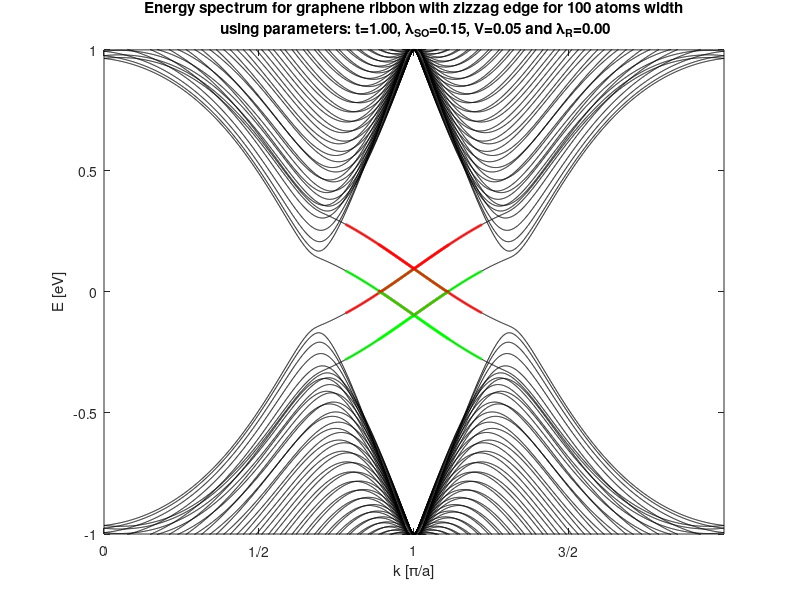

Recreate this plot in MATLAB.
clear all
clc

%initializing parameters & Bravais vectors
a1 = 0.5*[-sqrt(3),3];
a2 = 0.5*[sqrt(3),3];
a = norm(a1)/sqrt(3); %hexagon cell side
%%
%Generating Hamiltonian
d1 = a*[0,1]; %up
d2 = a*[sqrt(3)/2,1/2]; %right-down
d3 = a*[-sqrt(3)/2,1/2]; %left-down
d4 = a*[-1,0]; %left
        sig_x = [0 1;1 0];
        sig_y = [0 -i;i 0];
        sig_z = [1 0;0 -1];
        I = [1 0;0 1];

%Generating Hamiltonian
        %Parameters:
            t = 1;
            LSO = 0.15;
            V = 0.05;
            LR = 0.0;
N = 100; %number of atoms in unit cell
a = a*sqrt(3); %now its unit cell width
figure('Renderer', 'painters', 'Position', [300 100 1000 800]);

grid = 1000;
K = 0:pi/grid/a:2*pi/a;
E = zeros(length(K),2*N);
cl = grid - 220;
cr = grid + 220;
crr = grid - 114;
cll = grid + 114;
for g = 1:length(K)
        k = K(g);
        u = exp(i*k*a); %u is phase going right
            H_NN = zeros(2*N,2*N);
            H_NNN = zeros(2*N,2*N);
            H_V = zeros(2*N,2*N);
            H_R = zeros(2*N,2*N);

            if(mod(N,4) == 0)
                H_NN(2*N-2,2*N) = t*(1+u); %spin up
                H_NN(2*N-3,2*N-1) = t*(1+u); %spin down
            else
                H_NN(2*N-2,2*N) = t*(1+conj(u)); %spin up
                H_NN(2*N-3,2*N-1) = t*(1+conj(u)); %spin down
            end
            H_NNN(2*N-3,2*N-3) = -2*LSO*sin(k*a); %spin down
            H_NNN(2*N-2,2*N-2) = 2*LSO*sin(k*a); %spin up
            H_NNN(2*N-1,2*N-1) = 2*LSO*sin(k*a); %spin down
            H_NNN(2*N,2*N) = -2*LSO*sin(k*a); %spin up

            H_V(2*N-1,2*N-1) = -V; %because width is always even
            H_V(2*N,2*N) = -V;
            H_R(2*N-2,2*N-1) = i*LR*(d3(2)-i*d3(1)) + i*LR*(d2(2)-i*d2(1)); %spin up->down
            H_R(2*N-3,2*N) = i*LR*(d3(2)+i*d3(1)) + i*LR*(d2(2)+i*d2(1)); %spin down->up

  ID = 1; %iterator over sites  
  for ii=1:2:2*N-2
        %Next Nearest Neighbours-----------------
          H_V(ii,ii) = -(-1)^ID*V; 
          H_V(ii+1,ii+1) = -(-1)^ID*V;
        %----------------------------------------
        if(ii<=2*N-5)   
          %Nearest Neighbours & Rashba & Next Nearest Neughbour------------ 
            if(mod(ID,4)==1)
                H_NN(ii,ii+2) = t*(1+conj(u)); %spin down
                H_NN(ii+1,ii+3) = t*(1+conj(u)); %spin up
                H_R(ii,ii+3) = i*LR*( (d2(2)+i*d2(1) + (d3(2)+i*d3(1))*conj(u))); %spin down->up
                H_R(ii+1,ii+2) = i*LR*( (d2(2)-i*d2(1) + (d3(2)-i*d3(1))*conj(u))); %spin up->down

                H_NNN(ii,ii) = -2*LSO*sin(k*a); %spin down
                H_NNN(ii+1,ii+1) = 2*LSO*sin(k*a); %spin up
                H_NNN(ii,ii+4) = i*LSO; %spin down
                H_NNN(ii+1,ii+5) = -i*LSO; %spin up
            end
            if(mod(ID,4)==2)
                H_NN(ii,ii+2) = t; %spin down
                H_NN(ii+1,ii+3) = t; %spin up
                H_R(ii,ii+3) = -i*LR*(d1(2)+i*d1(1)); %spin down->up
                H_R(ii+1,ii+2) = -i*LR*(d1(2)-i*d1(1)); %spin up->down

                H_NNN(ii,ii) = 2*LSO*sin(k*a); %spin down
                H_NNN(ii+1,ii+1) = -2*LSO*sin(k*a); %spin up
                H_NNN(ii,ii+4) = i*LSO; %spin down
                H_NNN(ii+1,ii+5) = -i*LSO; %spin up
            end
            if(mod(ID,4)==3)
                H_NN(ii,ii+2) = t*(1+u); %spin down
                H_NN(ii+1,ii+3) = t*(1+u); %spin up
                H_R(ii,ii+3) = i*LR*( (d2(2)+i*d2(1) + (d3(2)+i*d3(1))*u)); %spin down->up
                H_R(ii+1,ii+2) = i*LR*( (d2(2)-i*d2(1) + (d3(2)-i*d3(1))*u)); %spin up->down

                H_NNN(ii,ii) = -2*LSO*sin(k*a); %spin down
                H_NNN(ii+1,ii+1) = 2*LSO*sin(k*a); %spin up
                H_NNN(ii,ii+4) = -i*LSO; %spin down
                H_NNN(ii+1,ii+5) = i*LSO; %spin up

            end
            if(mod(ID,4)==0)
                H_NN(ii,ii+2) = t; %spin down
                H_NN(ii+1,ii+3) = t; %spin up
                H_R(ii,ii+3) = -i*LR*(d1(2)+i*d1(1)); %spin down->up
                H_R(ii+1,ii+2) = -i*LR*(d1(2)-i*d1(1)); %spin up->down

                H_NNN(ii,ii) = 2*LSO*sin(k*a); %spin down
                H_NNN(ii+1,ii+1) = -2*LSO*sin(k*a); %spin up
                H_NNN(ii,ii+4) = -i*LSO; %spin down
                H_NNN(ii+1,ii+5) = i*LSO; %spin up
            end
      %----------------------------------------------------------------
    end
    ID = ID+1;
  end  
    H = H_NN + H_V + H_NNN + H_R;
    H = H + H';
    E(g,:) = eig(H);
end
    %%
    %Plotting energy
    for ii=1:2*N
        if(ii==N-1)
            plot(K,E(:,ii),'k-');
            plot(K(cl:cr),E(cl:cr,ii),'g-','Linewidth',2);
            plot(K(crr:cll),E(crr:cll,ii),'g-','Linewidth',2);
        elseif(ii==N)
            plot(K,E(:,ii),'k-');
            plot(K(cl:cr),E(cl:cr,ii),'r-','Linewidth',2);%
            plot(K(crr:cll),E(crr:cll,ii),'g-','Linewidth',2);
        elseif(ii==N+1)
            plot(K,E(:,ii),'k-');
            plot(K(cl:cr),E(cl:cr,ii),'g-','Linewidth',2);%
            plot(K(crr:cll),E(crr:cll,ii),'r-','Linewidth',2);
        elseif(ii==N+2)
            plot(K,E(:,ii),'k-');
            plot(K(cl:cr),E(cl:cr,ii),'r-','Linewidth',2);
            plot(K(crr:cll),E(crr:cll,ii),'r-','Linewidth',2);
        else
            plot(K,E(:,ii),'k-');
        end
%         if(ii==N-1)
%             plot(K,E(:,ii),'k-');
%             plot(K(cl:cr),E(cl:cr,ii),'g-','Linewidth',2);
%         elseif(ii==N)
%             plot(K,E(:,ii),'k-');
%             plot(K(cl:cr),E(cl:cr,ii),'g-','Linewidth',2);
%         elseif(ii==N+1)
%             plot(K,E(:,ii),'k-');
%             plot(K(cl:cr),E(cl:cr,ii),'r-','Linewidth',2);
%         elseif(ii==N+2)
%             plot(K,E(:,ii),'k-');
%             plot(K(cl:cr),E(cl:cr,ii),'r-','Linewidth',2);
%         else
%             plot(K,E(:,ii),'k-');
%         end
        %plot(K,E(:,ii),'k-');
        hold on
    end
    drawnow
    %title(sprintf('Energy spectrum for graphene ribbon with zizzag edge for %0.0f atoms width\n using parameters: t=%0.2f, \\lambda=%0.2f and V=%0.2f \n Topological phase transition',N,t,L,V)); 
    title(sprintf('Energy spectrum for graphene ribbon with zizzag edge for %0.0f atoms width\n using parameters: t=%0.2f, \\lambda_{SO}=%0.2f, V=%0.2f and \\lambda_R=%0.2f',N,t,LSO,V,LR)); drawnow
    xlabel(sprintf('k [\\pi/a]')); drawnow
    ylabel(sprintf('E [eV]')); drawnow
    xticks([-3/2*pi -pi -pi/2 0 pi/2 pi 3/2*pi]/a); drawnow
    xticklabels({'-3/2','-1','-1/2','0','1/2','1','3/2'}); drawnow
    %axis([min(K) max(K) min(E(:,1)) max(E(:,2*N))]); drawnow
    axis([min(K) max(K) -1 1]); drawnow
    hold off








